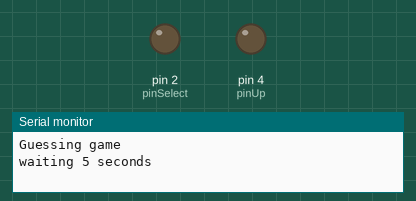
This sketch was run on a simulated Arduino Uno, built with avr-gcc and run on an emulated ATmega328P. Parts: output pins drawn as LEDs (lit = HIGH), the last lines printed to the serial monitor. Dashed ring = blinking. Pins used as bus, display or sensor lines are not drawn. At 39.3 s the program stops and its outputs stay as they are.

Above: at 6.1 s.
At 7.7 s:
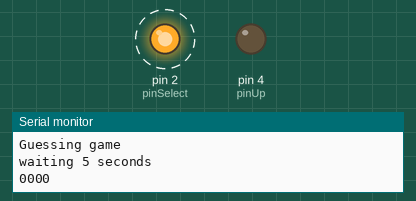
Timing chart, 0 to 8.0 s (numbered marks = the images above):
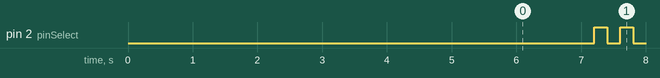

Measured:
- by itself, pin 2 (pinSelect): LOW → HIGH at 7.2 s, → LOW 0.20 s later, → HIGH 0.20 s later, → LOW 0.20 s later, … (8 changes in this stretch)

The sketch:

bafang-cracker.ino
```cpp
// the setup function runs once when you press reset or power the board
int a; //loop counter
int digit1 = 0; //first digit
int digit2 = 0; //second digit
int digit3 = 0; //third digit
int digit4 = 0; // fourth digit
char buf [5]; // array to store the value in text
int guess = 0; // current guess
bool found = false;

int pinSelect = 2;
int pinPower = 3;
int pinUp = 4;
// int pinDown = 5;

const int analogInPin = A0;  // Analog input pin connected to the LDR sensor/resistor voltage divider
int sensorValue;
int lowestSensorValue = 1000;
int lowDigit1 = 0;
int lowDigit2 = 0;
int lowDigit3 = 0;
int lowDigit4 = 0;

void setup() {
//Initialize serial and wait for port to open:
Serial.begin(9600);

// initialize digital pins as output pins
pinMode(pinSelect, OUTPUT); // select: CH1 (HIGH = button pressed)
pinMode(pinPower, OUTPUT); // power: CH2 (HIGH = button pressed)
pinMode(pinUp, OUTPUT); // up: CH3 (HIGH = button pressed)
// pinMode(pinDown, OUTPUT); // down: CH4 (HIGH = button pressed)

Serial.println("Guessing game");
Serial.println("waiting 5 seconds");
delay(5000); //wait 5 seconds before starting
}


void poweron(){
  digitalWrite(pinPower, HIGH);   // turn power switch on
  delay(2000);              // wait for a 2 seconds to simulate a long press
  digitalWrite(pinPower, LOW);    // turn power switch off
  delay(200);
}

void up(){
  digitalWrite(pinUp, HIGH);   // turn up switch on
  delay(150);
  digitalWrite(pinUp, LOW);   // turn up switch on
  delay(150);
}

void next(){
  digitalWrite(2, HIGH);   // turn power switch on
  delay(200);              // wait for a 200 mseconds
  digitalWrite(2, LOW);    // turn power switch off
  delay(200);
}

void makeguess(){ //function to step through each digit by using up and next buttons
  Serial.print(digit1);
  Serial.print(digit2);
  Serial.print(digit3);
  Serial.print(digit4);

  for (a=0;a<digit1;a++){ // for first digit enter guess by pressing correct number of times
    up();
  }

  next();

  for (a=0;a<digit2;a++){ // for second digit enter guess by pressing correct number of times
    up();
  }

  next();

  for (a=0;a<digit3;a++){ // for third digit enter guess by pressing correct number of times
    up();
  }

  next();

  for (a=0;a<digit4;a++){ // for fourth digit enter guess by pressing correct number of times
    up();
  }

  next();				// press next a final time to enter guess

  sensorValue = analogRead(analogInPin); // read current sensor value
  Serial.print(" Sensor = ");
  Serial.print(sensorValue);

  if (sensorValue < lowestSensorValue) {
    lowestSensorValue = sensorValue;
    lowDigit1 = digit1;
    lowDigit2 = digit2;
    lowDigit3 = digit3;
    lowDigit4 = digit4;
  }

  Serial.print(" Lowest value: ");
  Serial.print(lowestSensorValue);
  Serial.print(", Code: ");
  Serial.print(lowDigit1);
  Serial.print(lowDigit2);
  Serial.print(lowDigit3);
  Serial.println(lowDigit4);

  if (sensorValue < 700){ // if sensor value is low enough the screen must be showing white backgroud which signifies its worked!
    Serial.print("Correct answer found! ");
    Serial.println(guess);

    found = true;
  }

  if (digit1 == 9 && digit2 == 9 && digit3 == 9 && digit4 == 8) {
    Serial.println("Iteration complete, correct code not found... ");
    Serial.print("Lowest value: ");
    Serial.print(lowestSensorValue);
    Serial.print(", Code: ");
    Serial.print(lowDigit1);
    Serial.print(lowDigit2);
    Serial.print(lowDigit3);
    Serial.println(lowDigit4);

    found = true;
  }

}

void foundLoop() {
  unsigned long elapsedTime = millis();
  int seconds = elapsedTime/(1000);
  int minutes = seconds / 60;
  int hours = minutes / 60;
  minutes = minutes % 60;

  Serial.print("Hours, minutes: ");
  Serial.print(hours);
  Serial.print(":");
  Serial.println(minutes);

  while (found) {
    delay(10000);
  }
}

 // the loop function runs over and over again forever
void loop() {


  for (guess=0000;guess<9999;guess++){ // you can run three guesses before the screen powers off.. this was a very quick hack.
    poweron();

    sprintf (buf, "%04i", guess); //takes current guess variable value and creates all digital values
    digit1 = buf [0] - '0';
    digit2 = buf [1] - '0';
    digit3 = buf [2] - '0';
    digit4 = buf [3] - '0';
    makeguess(); // try this guess
    delay(500);

    if (found == true) {
      foundLoop();
    }

    guess++;
    sprintf (buf, "%04i", guess); //repeat for next guess
    digit1 = buf [0] - '0';
    digit2 = buf [1] - '0';
    digit3 = buf [2] - '0';
    digit4 = buf [3] - '0';
    makeguess();
    delay(500);

    if (found == true) {
      foundLoop();
    }

    guess++;
    sprintf (buf, "%04i", guess); //repeat for next guess
    digit1 = buf [0] - '0';
    digit2 = buf [1] - '0';
    digit3 = buf [2] - '0';
    digit4 = buf [3] - '0';
    makeguess();
    delay(1000);

    if (found == true) {
      foundLoop();
    }
  }
}
```
